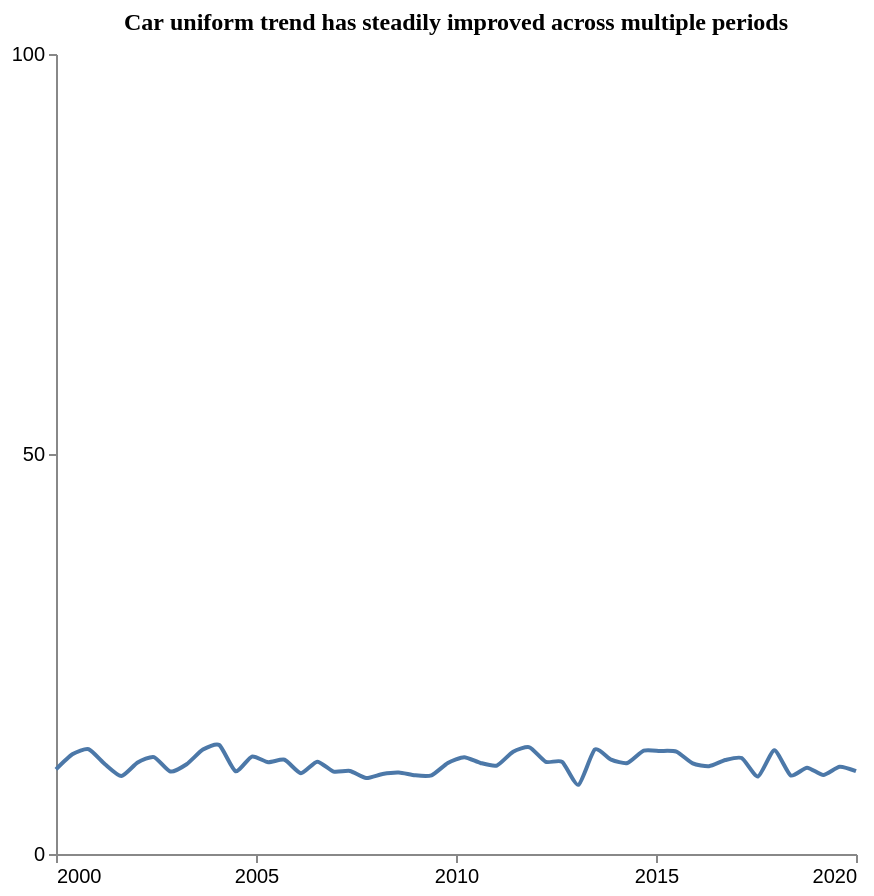

Vega-Lite specification for this chart:
### Vega-Lite specification from a JSON file in a GitHub repository (floating-point values rounded to 4 significant figures)
{"$schema": "https://vega.github.io/schema/vega-lite/v5.json", "description": "Pattern: Uniform", "data": {"values": [{"X": 2000.0, "Y": 10.58}, {"X": 2000.0, "Y": 12.46}, {"X": 2001.0, "Y": 13.09}, {"X": 2001.0, "Y": 11.22}, {"X": 2002.0, "Y": 9.736}, {"X": 2002.0, "Y": 11.44}, {"X": 2002.0, "Y": 12.11}, {"X": 2003.0, "Y": 10.31}, {"X": 2003.0, "Y": 11.22}, {"X": 2004.0, "Y": 13.05}, {"X": 2004.0, "Y": 13.62}, {"X": 2004.0, "Y": 10.34}, {"X": 2005.0, "Y": 12.17}, {"X": 2005.0, "Y": 11.48}, {"X": 2006.0, "Y": 11.78}, {"X": 2006.0, "Y": 10.1}, {"X": 2007.0, "Y": 11.54}, {"X": 2007.0, "Y": 10.3}, {"X": 2007.0, "Y": 10.38}, {"X": 2008.0, "Y": 9.498}, {"X": 2008.0, "Y": 10.0}, {"X": 2009.0, "Y": 10.19}, {"X": 2009.0, "Y": 9.833}, {"X": 2009.0, "Y": 9.841}, {"X": 2010.0, "Y": 11.37}, {"X": 2010.0, "Y": 12.11}, {"X": 2011.0, "Y": 11.38}, {"X": 2011.0, "Y": 11.06}, {"X": 2011.0, "Y": 12.8}, {"X": 2012.0, "Y": 13.34}, {"X": 2012.0, "Y": 11.52}, {"X": 2013.0, "Y": 11.53}, {"X": 2013.0, "Y": 8.649}, {"X": 2013.0, "Y": 13.06}, {"X": 2014.0, "Y": 11.8}, {"X": 2014.0, "Y": 11.37}, {"X": 2015.0, "Y": 12.92}, {"X": 2015.0, "Y": 12.88}, {"X": 2016.0, "Y": 12.8}, {"X": 2016.0, "Y": 11.32}, {"X": 2016.0, "Y": 10.98}, {"X": 2017.0, "Y": 11.75}, {"X": 2017.0, "Y": 11.99}, {"X": 2018.0, "Y": 9.689}, {"X": 2018.0, "Y": 12.96}, {"X": 2018.0, "Y": 9.818}, {"X": 2019.0, "Y": 10.8}, {"X": 2019.0, "Y": 9.887}, {"X": 2020.0, "Y": 10.91}, {"X": 2020.0, "Y": 10.35}]}, "mark": {"type": "line", "interpolate": "cardinal", "tension": 0.4}, "encoding": {"x": {"field": "X", "type": "quantitative", "title": "", "axis": {"grid": false, "format": "d", "values": [2000, 2005, 2010, 2015, 2020], "tickSize": 4}, "scale": {"domain": [2000, 2020]}}, "y": {"field": "Y", "type": "quantitative", "title": "", "axis": {"grid": false, "format": "d", "values": [0, 50, 100], "tickSize": 4, "tickOpacity": 1}, "scale": {"domain": [0, 100]}}}, "title": {"text": "Car uniform trend has steadily improved across multiple periods", "anchor": "middle", "font": "Tahoma", "fontSize": 12}, "config": {"lineBreak": "^", "view": {"stroke": null}}, "height": 400, "width": 400, "autosize": "pad"}
